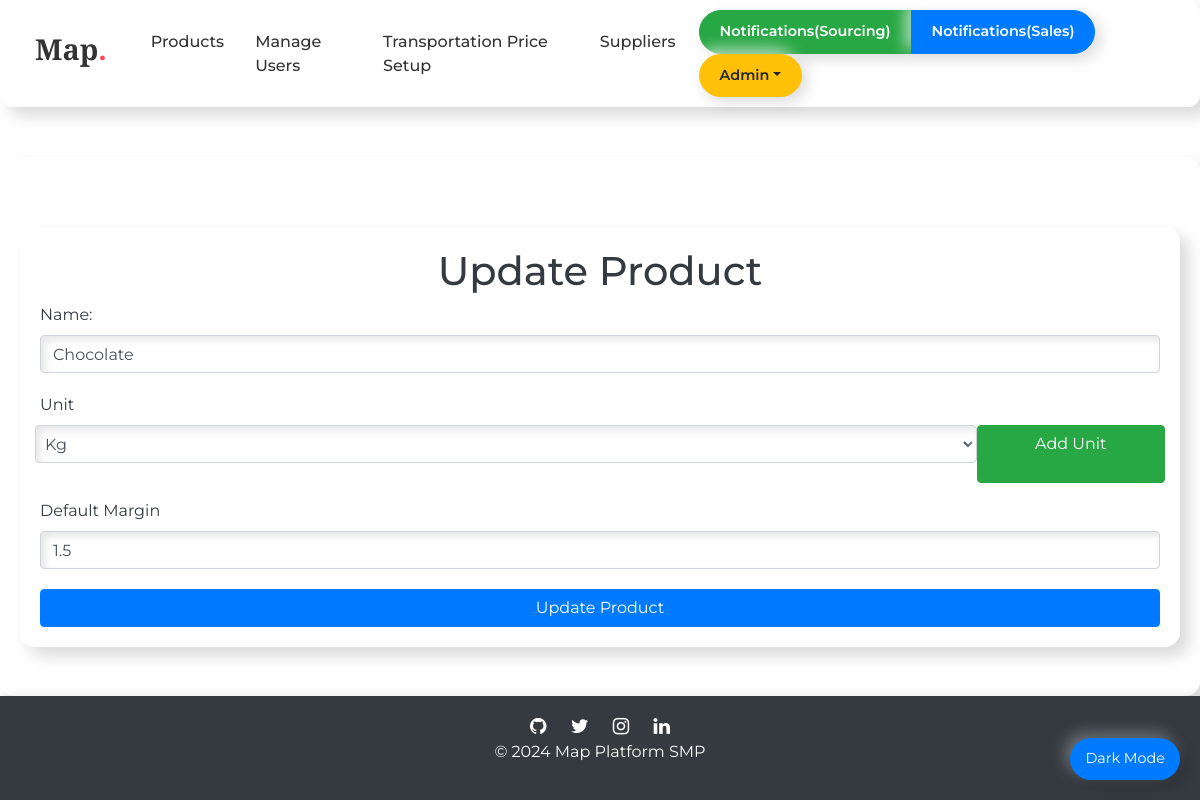
/products/update/4/ (signed in), run on the app's committed database.
### accounts/models.py (models this page shows, shortened)
class User(AbstractBaseUser, PermissionsMixin):
    email = models.EmailField(max_length=255, unique=True)
    username = models.CharField(max_length=25, unique=True)
    is_active = models.BooleanField(default=True)
    is_staff = models.BooleanField(default=False)
    team = models.CharField(choices=(
        ('sourcing', 'Sourcing'),
        ('sales', 'Sales'),
    ), default='sourcing', max_length=10)
    objects = UserManager()
    countries = models.ManyToManyField(Countries, related_name='users')
    USERNAME_FIELD = 'username'

### products/models.py (models this page shows, shortened)
class Product(models.Model):
    name = models.CharField(max_length=1000)
    default_unit = models.ForeignKey(Units, on_delete=models.DO_NOTHING)
    default_margin = models.FloatField(default=0)

class Units(models.Model):
    name = models.CharField(max_length=1000)

### products/views.py (the view, shortened to what this page needs)
# urls.py: path('update/<int:pk>/', views.ProductsUpdateView.as_view(), name='update'),
class ProductsUpdateView(View):
    def get_object(self, pk):
        return get_object_or_404(Product, pk=pk)
    def get(self, request, pk):
        if not request.user.is_authenticated:
            print("Not Logged In")
            return redirect("accounts:login")
        product = self.get_object(pk)
        other_units = Units.objects.all().exclude(
            id=product.default_unit.id
        )
        return render(request, 'products/update.html', {
            "product": product,
            "other_units": other_units
        })

### templates/products/update.html (shortened to what this page needs)
{% extends 'base.html' %}
{% block body %}
<div class="container">
    <h1 class="text-center">Update Product</h1>
    <form action="" method="post">{% csrf_token %}
        <div class="form-group">
            <label for="input_name">Name:</label>
            <input type="text" class="form-control" value="{{product.name}}" name="name" id="input_name" placeholder="Chocolate, Milk, etc" required>
        </div>
        <div class="form-group">
            <label for="input_unit" class="">Unit</label>
            <div class="form-group form-row">
            <select class="form-control col-10" id="input_unit" name="unit" required>
                <option value={{product.default_unit.id}}>{{product.default_unit.name}}</option>
            </select>
            <a href="{% url 'products:unit_create' %}?next={% url 'products:update' product.id %}" class="btn btn-success col-2">Add Unit</a>
        </div>
    </div>
        <div class="form-group">
            <label for="input_unit">Default Margin</label>
            <input type="number" class="form-control" value='{{product.default_margin}}' name="margin" id="input_margin" placeholder="" required>
        </div>
        <button class="btn btn-primary col-12" type="submit">Update Product</button>
    </form>
</div>
{% endblock body %}

### templates/base.html (shortened to what this page needs)
<!DOCTYPE html>
<html lang="en">
  {% load static %}
  <head>
    <link rel="stylesheet" href="https://cdn.jsdelivr.net/npm/bootstrap@4.5.3/dist/css/bootstrap.min.css">
    <link rel="stylesheet" href="https://cdnjs.cloudflare.com/ajax/libs/font-awesome/4.7.0/css/font-awesome.min.css">
    <link rel="stylesheet" href="https://cdnjs.cloudflare.com/ajax/libs/jsoneditor/9.10.0/jsoneditor.min.css" />
  </head>
  <body>
    <nav class="navbar navbar-expand-lg">
      <div class="container-fluid">
        <a class="navbar-brand" href="/"><h3>Map<span>.</span></h3></a>
        <div class="collapse navbar-collapse" id="navbarSupportedContent">
          <ul class="navbar-nav ml-auto">
            {% if request.user.is_superuser %}
            <li class="nav-item">
              <a class="nav-link" href="{% url 'products:list' %}">Products</a>
            </li>
            <li class="nav-item">
              <a class="nav-link" href="{% url 'accounts:list' %}">Manage Users</a>
            </li>
            <li class="nav-item">
              <a class="nav-link" href="{% url 'countries:transportation_setup' %}">Transportation Price Setup</a>
            </li>
            {% endif %}
            <li class="nav-item">
              <a class="nav-link" href="{% url 'suppliers:list' %}">Suppliers</a>
            </li>
          </ul>
          <div class="form-inline my-2 my-lg-0">
            <div class="btn-group mr-2">
              {% if request.user.is_superuser %}
              <a class="btn btn-success btn-custom" href="{% url 'notifications:source_list' %}">Notifications(Sourcing)</a>
              <a class="btn btn-primary btn-custom" href="{% url 'notifications:sales_list' %}">Notifications(Sales)</a>
              {% elif request.user.team == 'sourcing' %}
              <a class="btn btn-success btn-custom" href="{% url 'notifications:source_list' %}">Notifications(Source)</a>
              {% elif request.user.team == 'sales' %}
              <a class="btn btn-primary btn-custom" href="{% url 'notifications:sales_list' %}">Notifications(Sales)</a>
              {% endif %}
            </div>
            <div class="btn-group">
              <button type="button" class="btn btn-warning btn-custom dropdown-toggle" data-toggle="dropdown">{{ request.user.username.title }}</button>
            </div>
          </div>
        </div>
      </div>
    </nav>
    <div class="container">
      {% block body %}
      {% endblock body %}
    </div>
    <footer>
      <div class="footer-icons">
        <a href="https://github.com" class="fa fa-github"></a>
        <a href="https://twitter.com" class="fa fa-twitter"></a>
        <a href="https://instagram.com" class="fa fa-instagram"></a>
        <a href="https://linkedin.com" class="fa fa-linkedin"></a>
      </div>
      <p>&copy; 2024 Map Platform SMP</p>
    </footer>
    <div class="dark-mode-toggle" onclick="toggleDarkMode()">Dark Mode</div>
  </body>
</html>

### templates/base.html (style rules this page uses)
html, body { height: 100%; display: flex; flex-direction: column; }
body { background: url('https://source.unsplash.com/1600x900/?abstract') no-repeat center center fixed; background-size: cover; font-family: 'Montserrat', sans-serif; color: #343a40; background-blend-mode: overlay; background-color: rgba(255, 255, 255, 0.85); }
.navbar { background-color: #ffffff; box-shadow: 9px 9px 16px rgba(0, 0, 0, 0.15), -9px -9px 16px rgba(255, 255, 255, 0.7); padding: 10px 20px; border-radius: 12px; transition: background-color 0.5s ease; }
.navbar-brand h3 { font-weight: bold; font-size: 1.8rem; color: #333333; margin-right: 20px; font-family: 'Playfair Display', serif; }
.navbar-brand span { color: #ff4757; }
.nav-link { color: #333333; font-size: 1rem; font-weight: 500; margin-right: 15px; transition: color 0.3s ease; }
.btn-custom { border-radius: 50px; padding: 10px 20px; font-size: 0.9rem; font-weight: 600; transition: all 0.3s ease; box-shadow: 5px 5px 15px rgba(0, 0, 0, 0.15), -5px -5px 15px rgba(255, 255, 255, 0.7); }
input, select, textarea { border-radius: 10px; border: none; padding: 15px; width: 100%; margin-bottom: 20px; box-shadow: inset 4px 4px 8px rgba(0, 0, 0, 0.1), inset -4px -4px 8px rgba(255, 255, 255, 0.7); background-color: #e0e0e0; transition: box-shadow 0.3s ease; }
.container { margin-top: 50px; max-width: 100%; padding: 20px; background-color: rgba(255, 255, 255, 0.95); border-radius: 15px; box-shadow: 9px 9px 16px rgba(0, 0, 0, 0.15), -9px -9px 16px rgba(255, 255, 255, 0.7); flex: 1; }
footer { background-color: #343a40; color: #fff; padding: 20px; text-align: center; width: 100%; margin-top: auto; box-shadow: 5px 5px 15px rgba(0, 0, 0, 0.2), -5px -5px 15px rgba(255, 255, 255, 0.3); }
.footer-icons a { color: #fff; margin: 0 10px; font-size: 1.2rem; transition: color 0.3s ease; }
.dark-mode-toggle { position: fixed; bottom: 20px; right: 20px; background-color: #007bff; color: white; padding: 10px 15px; border-radius: 50px; font-size: 0.9rem; cursor: pointer; transition: all 0.3s ease; box-shadow: 5px 5px 15px rgba(0, 0, 0, 0.2), -5px -5px 15px rgba(255, 255, 255, 0.3); }

### data on the page
User: user.username "Admin"
Product: name "Chocolate", unit "Kg", margin "1.5"
